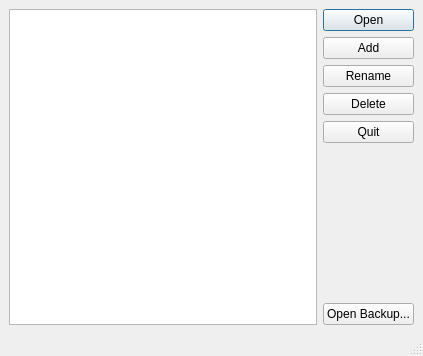
<?xml version="1.0" encoding="UTF-8"?>
<ui version="4.0">
 <class>MainWindow</class>
 <widget class="QMainWindow" name="MainWindow">
  <property name="geometry">
   <rect>
    <x>0</x>
    <y>0</y>
    <width>423</width>
    <height>356</height>
   </rect>
  </property>
  <property name="windowTitle">
   <string>Profiles</string>
  </property>
  <property name="windowIcon">
   <iconset resource="icons.qrc">
    <normaloff>:/icons/anki.png</normaloff>:/icons/anki.png</iconset>
  </property>
  <widget class="QWidget" name="centralwidget">
   <layout class="QVBoxLayout" name="verticalLayout_3">
    <item>
     <layout class="QHBoxLayout" name="horizontalLayout">
      <item>
       <layout class="QVBoxLayout" name="verticalLayout_2">
        <item>
         <widget class="QListWidget" name="profiles"/>
        </item>
       </layout>
      </item>
      <item>
       <layout class="QVBoxLayout" name="verticalLayout">
        <item>
         <widget class="QPushButton" name="login">
          <property name="text">
           <string>Open</string>
          </property>
          <property name="default">
           <bool>true</bool>
          </property>
         </widget>
        </item>
        <item>
         <widget class="QPushButton" name="add">
          <property name="text">
           <string>Add</string>
          </property>
         </widget>
        </item>
        <item>
         <widget class="QPushButton" name="rename">
          <property name="text">
           <string>Rename</string>
          </property>
         </widget>
        </item>
        <item>
         <widget class="QPushButton" name="delete_2">
          <property name="text">
           <string>Delete</string>
          </property>
         </widget>
        </item>
        <item>
         <widget class="QPushButton" name="quit">
          <property name="text">
           <string>Quit</string>
          </property>
         </widget>
        </item>
        <item>
         <spacer name="verticalSpacer">
          <property name="orientation">
           <enum>Qt::Vertical</enum>
          </property>
          <property name="sizeHint" stdset="0">
           <size>
            <width>20</width>
            <height>40</height>
           </size>
          </property>
         </spacer>
        </item>
        <item>
         <widget class="QPushButton" name="openBackup">
          <property name="text">
           <string>Open Backup...</string>
          </property>
         </widget>
        </item>
       </layout>
      </item>
     </layout>
    </item>
   </layout>
  </widget>
  <widget class="QMenuBar" name="menubar">
   <property name="enabled">
    <bool>false</bool>
   </property>
   <property name="geometry">
    <rect>
     <x>0</x>
     <y>0</y>
     <width>423</width>
     <height>23</height>
    </rect>
   </property>
  </widget>
  <widget class="QStatusBar" name="statusbar">
   <property name="enabled">
    <bool>false</bool>
   </property>
  </widget>
 </widget>
 <resources>
  <include location="icons.qrc"/>
 </resources>
 <connections/>
</ui>
